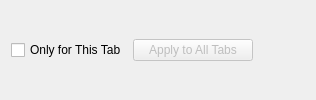
<?xml version="1.0" encoding="UTF-8"?>
<ui version="4.0">
 <class>checkinOutOptions</class>
 <widget class="QWidget" name="checkinOutOptions">
  <property name="windowTitle">
   <string>Form</string>
  </property>
  <layout class="QGridLayout" name="gridLayout" rowstretch="1,0">
   <item row="1" column="0">
    <widget class="QCheckBox" name="settingsPerTabCheckBox">
     <property name="text">
      <string>Only for This Tab</string>
     </property>
    </widget>
   </item>
   <item row="0" column="0" colspan="4">
    <layout class="QVBoxLayout" name="settingsVerticalLayout">
     <property name="spacing">
      <number>0</number>
     </property>
    </layout>
   </item>
   <item row="1" column="1">
    <widget class="QPushButton" name="applyToAllPushButton">
     <property name="enabled">
      <bool>false</bool>
     </property>
     <property name="minimumSize">
      <size>
       <width>120</width>
       <height>0</height>
      </size>
     </property>
     <property name="text">
      <string>Apply to All Tabs</string>
     </property>
    </widget>
   </item>
   <item row="1" column="3">
    <spacer name="horizontalSpacer">
     <property name="orientation">
      <enum>Qt::Horizontal</enum>
     </property>
     <property name="sizeHint" stdset="0">
      <size>
       <width>40</width>
       <height>20</height>
      </size>
     </property>
    </spacer>
   </item>
  </layout>
 </widget>
 <resources/>
 <connections>
  <connection>
   <sender>settingsPerTabCheckBox</sender>
   <signal>toggled(bool)</signal>
   <receiver>applyToAllPushButton</receiver>
   <slot>setEnabled(bool)</slot>
   <hints>
    <hint type="sourcelabel">
     <x>91</x>
     <y>24</y>
    </hint>
    <hint type="destinationlabel">
     <x>177</x>
     <y>35</y>
    </hint>
   </hints>
  </connection>
 </connections>
</ui>
